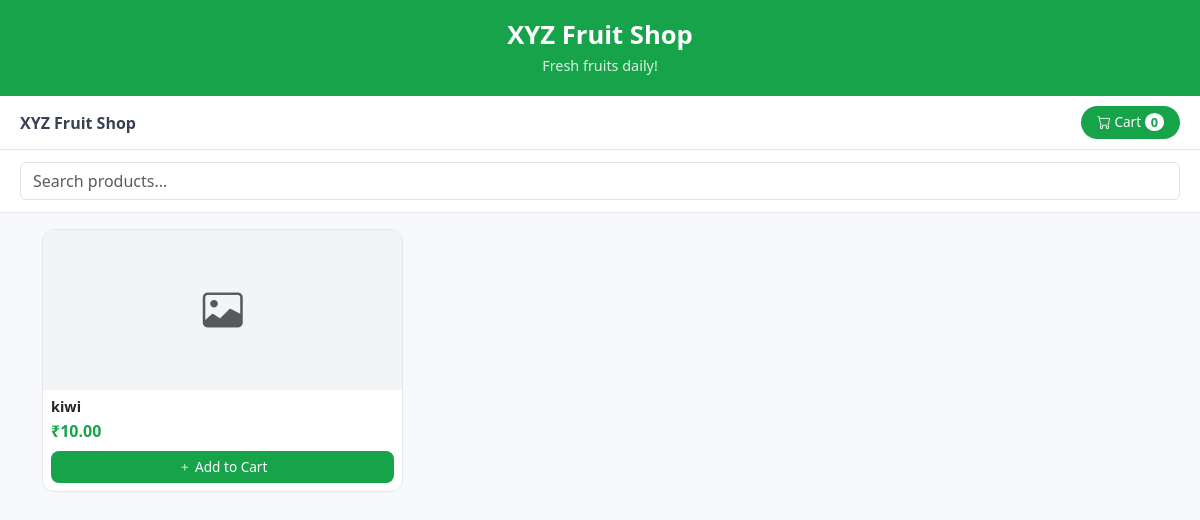
The app's page /shop/xyz-fruit-shop/, older data.
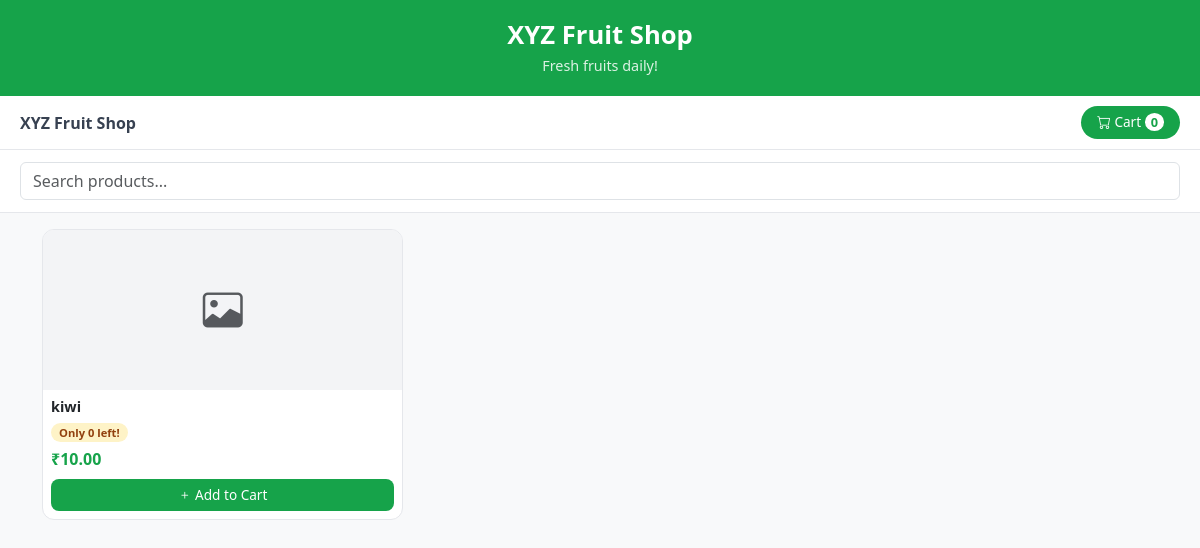
The same page, newer data.
### store/models.py (models this page shows, shortened)
class Product(models.Model):
    shop               = models.ForeignKey(Shop, on_delete=models.CASCADE, related_name='products')
    name               = models.CharField(max_length=100)
    description        = models.TextField(blank=True)
    price              = models.DecimalField(max_digits=8, decimal_places=2)
    image              = models.ImageField(upload_to='products/', blank=True, null=True)
    category           = models.CharField(max_length=50, blank=True)
    stock_count        = models.PositiveIntegerField(default=0)
    low_stock_threshold= models.PositiveIntegerField(default=5)
    expiry_date        = models.DateField(blank=True, null=True)
    is_available       = models.BooleanField(default=True)
    created_at         = models.DateTimeField(auto_now_add=True)
    def is_low_stock(self):
        return self.stock_count <= self.low_stock_threshold

### store/views.py (the view)
# urls.py: path('<slug:shop_slug>/',             views.storefront,   name='storefront'),
def storefront(request, shop_slug):
    shop     = get_object_or_404(Shop, slug=shop_slug)
    products = Product.objects.filter(shop=shop, is_available=True)
    return render(request, 'storefront/shop.html', {'shop': shop, 'products': products})

### templates/storefront/shop.html (shortened to what this page needs)
<!DOCTYPE html>
<html lang="en">
<head>
    <link href="https://cdn.jsdelivr.net/npm/bootstrap@5.3.0/dist/css/bootstrap.min.css" rel="stylesheet">
    <link href="https://cdn.jsdelivr.net/npm/bootstrap-icons@1.10.5/font/bootstrap-icons.css" rel="stylesheet">
</head>
<body>
<div class="shop-header">
    <h1>{{ shop.name }}</h1>
    {% if shop.tagline %}
        <p>{{ shop.tagline }}</p>
    {% endif %}
</div>
<div class="navbar-shop">
    <span style="font-weight:600; color:#374151;">
        {{ shop.name }}
    </span>
    <a href="{% url 'cart' shop.slug %}" class="cart-btn">
        <i class="bi bi-cart"></i>
        Cart
        <span id="cart-count"
              style="background:white;
                     color:{{ shop.theme_color }};
                     border-radius:50%;
                     padding:0 6px;
                     font-weight:700;
                     font-size:0.8rem;">
            0
        </span>
    </a>
</div>
<div class="search-bar">
    <input type="text" id="search-input"
           class="form-control"
           placeholder="Search products...">
</div>
<div class="container py-3">
    {% if products %}
    <div class="row g-3" id="product-grid">
        {% for product in products %}
        <div class="col-6 col-md-4 product-item"
             data-name="{{ product.name|lower }}">
            <div class="product-card">
                {% if product.image %}
                    <img src="{{ product.image.url }}"
                         class="product-img">
                {% else %}
                    <div class="product-img-placeholder">
                        <i class="bi bi-image text-muted"
                           style="font-size:2.5rem;"></i>
                    </div>
                {% endif %}
                <div class="p-2">
                    <div class="d-flex justify-content-between
                                align-items-start mb-1">
                        <h6 class="mb-0 fw-bold"
                            style="font-size:0.9rem;">
                            {{ product.name }}
                        </h6>
                    </div>
                    <div class="mb-1">
                        {% if product.is_low_stock %}
                            <span class="badge-low">
                                Only {{ product.stock_count }} left!
                            </span>
                        {% endif %}
                    </div>
                    <div class="fw-bold mb-2"
                         style="color:{{ shop.theme_color }};">
                        ₹{{ product.price }}
                    </div>
                    {% if shop.is_open %}
                    <button class="add-btn"
                            onclick="addToCart(
                                '{{ product.id }}',
                                '{{ product.name }}',
                                '{{ product.price }}'
                            )">
                        <i class="bi bi-plus"></i> Add to Cart
                    </button>
                    {% else %}
                    <button class="add-btn"
                            style="opacity:0.5;" disabled>
                        Shop Closed
                    </button>
                    {% endif %}
                </div>
            </div>
        </div>
        {% endfor %}
    </div>
    {% else %}
    <div class="text-center py-5 text-muted">
        <i class="bi bi-box-seam" style="font-size:4rem;"></i>
        <h5 class="mt-3">No products available</h5>
    </div>
    {% endif %}
</div>
</body>
</html>

Row changes from the older to the newer data that the page shows:
changed Product "kiwi": stock_count (not shown) → "0"
